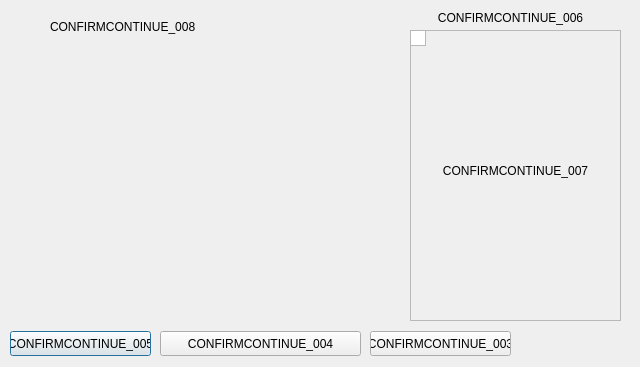
<?xml version="1.0" encoding="UTF-8"?>
<ui version="4.0">
 <class>ContinuousScanDialog</class>
 <widget class="QDialog" name="ContinuousScanDialog">
  <property name="geometry">
   <rect>
    <x>0</x>
    <y>0</y>
    <width>640</width>
    <height>367</height>
   </rect>
  </property>
  <property name="windowTitle">
   <string>COMMON_001</string>
  </property>
  <property name="windowIcon">
   <iconset>
    <normaloff>../../Resources/Icons/escan2_app.ico</normaloff>../../Resources/Icons/escan2_app.ico</iconset>
  </property>
  <widget class="QGraphicsView" name="graphicsView">
   <property name="geometry">
    <rect>
     <x>410</x>
     <y>30</y>
     <width>16</width>
     <height>16</height>
    </rect>
   </property>
  </widget>
  <widget class="QPushButton" name="Stop_pushButton">
   <property name="geometry">
    <rect>
     <x>10</x>
     <y>331</y>
     <width>141</width>
     <height>25</height>
    </rect>
   </property>
   <property name="text">
    <string>CONFIRMCONTINUE_005</string>
   </property>
  </widget>
  <widget class="QPushButton" name="Save_pushButton">
   <property name="geometry">
    <rect>
     <x>160</x>
     <y>331</y>
     <width>201</width>
     <height>25</height>
    </rect>
   </property>
   <property name="text">
    <string>CONFIRMCONTINUE_004</string>
   </property>
  </widget>
  <widget class="QPushButton" name="Continue_pushButton">
   <property name="geometry">
    <rect>
     <x>370</x>
     <y>331</y>
     <width>141</width>
     <height>25</height>
    </rect>
   </property>
   <property name="text">
    <string>CONFIRMCONTINUE_003</string>
   </property>
  </widget>
  <widget class="QLabel" name="last_scanimage_label">
   <property name="geometry">
    <rect>
     <x>385</x>
     <y>6</y>
     <width>251</width>
     <height>23</height>
    </rect>
   </property>
   <property name="text">
    <string>CONFIRMCONTINUE_006</string>
   </property>
   <property name="alignment">
    <set>Qt::AlignCenter</set>
   </property>
   <property name="wordWrap">
    <bool>true</bool>
   </property>
  </widget>
  <widget class="QLabel" name="continuous_label">
   <property name="geometry">
    <rect>
     <x>50</x>
     <y>20</y>
     <width>351</width>
     <height>191</height>
    </rect>
   </property>
   <property name="text">
    <string>CONFIRMCONTINUE_008</string>
   </property>
   <property name="alignment">
    <set>Qt::AlignLeading|Qt::AlignLeft|Qt::AlignTop</set>
   </property>
   <property name="wordWrap">
    <bool>true</bool>
   </property>
  </widget>
  <widget class="QToolButton" name="Icon_toolButton">
   <property name="enabled">
    <bool>true</bool>
   </property>
   <property name="geometry">
    <rect>
     <x>4</x>
     <y>41</y>
     <width>51</width>
     <height>41</height>
    </rect>
   </property>
   <property name="toolTip">
    <string notr="true"/>
   </property>
   <property name="text">
    <string notr="true"/>
   </property>
   <property name="icon">
    <iconset resource="icons/icon.qrc">
     <normaloff>:/escan2_app.ico</normaloff>:/escan2_app.ico</iconset>
   </property>
   <property name="iconSize">
    <size>
     <width>60</width>
     <height>60</height>
    </size>
   </property>
   <property name="checkable">
    <bool>false</bool>
   </property>
   <property name="checked">
    <bool>false</bool>
   </property>
   <property name="autoRepeat">
    <bool>false</bool>
   </property>
   <property name="autoExclusive">
    <bool>false</bool>
   </property>
   <property name="popupMode">
    <enum>QToolButton::DelayedPopup</enum>
   </property>
   <property name="toolButtonStyle">
    <enum>Qt::ToolButtonIconOnly</enum>
   </property>
   <property name="autoRaise">
    <bool>true</bool>
   </property>
   <property name="arrowType">
    <enum>Qt::NoArrow</enum>
   </property>
  </widget>
  <widget class="QFrame" name="frame">
   <property name="geometry">
    <rect>
     <x>410</x>
     <y>30</y>
     <width>211</width>
     <height>291</height>
    </rect>
   </property>
   <property name="frameShape">
    <enum>QFrame::StyledPanel</enum>
   </property>
   <property name="frameShadow">
    <enum>QFrame::Raised</enum>
   </property>
   <widget class="QLabel" name="noimage_label">
    <property name="geometry">
     <rect>
      <x>10</x>
      <y>110</y>
      <width>191</width>
      <height>61</height>
     </rect>
    </property>
    <property name="text">
     <string>CONFIRMCONTINUE_007</string>
    </property>
    <property name="alignment">
     <set>Qt::AlignCenter</set>
    </property>
    <property name="wordWrap">
     <bool>true</bool>
    </property>
   </widget>
  </widget>
  <widget class="QLabel" name="ADFSpecialErrorMessageForPassport_label">
   <property name="geometry">
    <rect>
     <x>60</x>
     <y>240</y>
     <width>311</width>
     <height>71</height>
    </rect>
   </property>
   <property name="text">
    <string/>
   </property>
   <property name="alignment">
    <set>Qt::AlignLeading|Qt::AlignLeft|Qt::AlignTop</set>
   </property>
   <property name="wordWrap">
    <bool>true</bool>
   </property>
  </widget>
  <zorder>continuous_label</zorder>
  <zorder>Stop_pushButton</zorder>
  <zorder>Save_pushButton</zorder>
  <zorder>Continue_pushButton</zorder>
  <zorder>last_scanimage_label</zorder>
  <zorder>Icon_toolButton</zorder>
  <zorder>frame</zorder>
  <zorder>graphicsView</zorder>
  <zorder>ADFSpecialErrorMessageForPassport_label</zorder>
 </widget>
 <resources>
  <include location="icons/icon.qrc"/>
 </resources>
 <connections>
  <connection>
   <sender>Save_pushButton</sender>
   <signal>clicked()</signal>
   <receiver>ContinuousScanDialog</receiver>
   <slot>onButtonPressed()</slot>
   <hints>
    <hint type="sourcelabel">
     <x>269</x>
     <y>309</y>
    </hint>
    <hint type="destinationlabel">
     <x>319</x>
     <y>170</y>
    </hint>
   </hints>
  </connection>
  <connection>
   <sender>Continue_pushButton</sender>
   <signal>clicked()</signal>
   <receiver>ContinuousScanDialog</receiver>
   <slot>onButtonPressed()</slot>
   <hints>
    <hint type="sourcelabel">
     <x>359</x>
     <y>309</y>
    </hint>
    <hint type="destinationlabel">
     <x>319</x>
     <y>170</y>
    </hint>
   </hints>
  </connection>
  <connection>
   <sender>Stop_pushButton</sender>
   <signal>clicked()</signal>
   <receiver>ContinuousScanDialog</receiver>
   <slot>onButtonPressed()</slot>
   <hints>
    <hint type="sourcelabel">
     <x>179</x>
     <y>309</y>
    </hint>
    <hint type="destinationlabel">
     <x>319</x>
     <y>170</y>
    </hint>
   </hints>
  </connection>
 </connections>
 <slots>
  <slot>onButtonPressed()</slot>
 </slots>
</ui>
